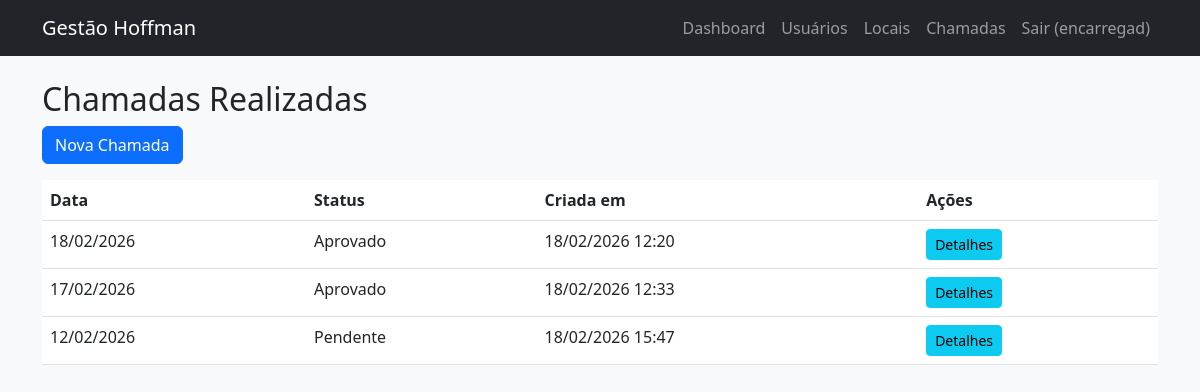
Before: /encarregado/chamadas/ (signed in) with the older database file.
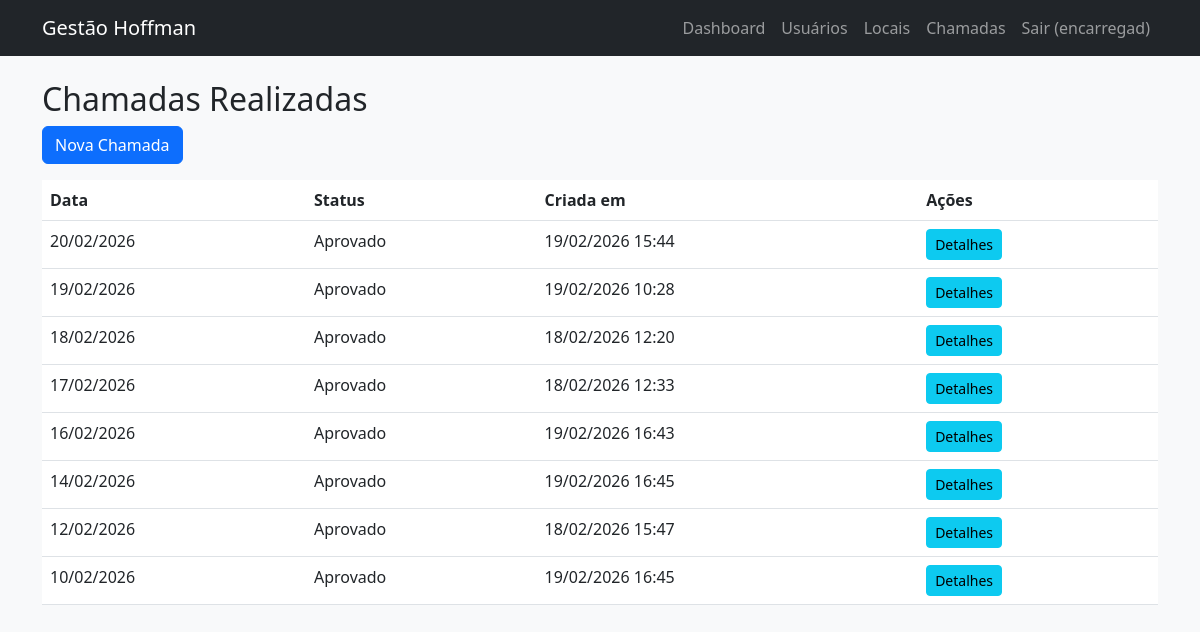
After: the same page with the newer database file.
### gestao/models.py (models this page shows, shortened)
class User(AbstractUser):
    ROLE_CHOICES = (
        ('gestor', 'Gestor'),
        ('gerente', 'Gerente'),
        ('encarregado', 'Encarregado'),
        ('usuario', 'Usuário'),
        ('administrador', 'Administrador'),
    )
    role = models.CharField(max_length=20, choices=ROLE_CHOICES, default='usuario')
    cpf = models.CharField(max_length=14, unique=True, null=True, blank=True)
    telefone = models.CharField(max_length=20, blank=True)
    endereco = models.TextField(blank=True)
    aprovado = models.BooleanField(default=False)  # apenas para usuários
    aprovado_por = models.ForeignKey('self', on_delete=models.SET_NULL, null=True, blank=True, related_name='aprovados')
    aprovado_em = models.DateTimeField(null=True, blank=True)
    pix = models.CharField(max_length=50, blank=True)

class Chamada(models.Model):
    STATUS_CHOICES = (
        ('pendente', 'Pendente'),
        ('aprovado', 'Aprovado'),
        ('rejeitado', 'Rejeitado'),
    )
    data = models.DateField()
    encarregado = models.ForeignKey(User, on_delete=models.CASCADE, related_name='chamadas_criadas')
    criado_em = models.DateTimeField(auto_now_add=True)
    aprovado_por = models.ForeignKey(User, on_delete=models.SET_NULL, null=True, blank=True, related_name='chamadas_aprovadas')
    aprovado_em = models.DateTimeField(null=True, blank=True)
    status = models.CharField(max_length=20, choices=STATUS_CHOICES, default='pendente')
    class Meta:
        unique_together = ['data', 'encarregado']  # um encarregado só pode ter uma chamada por dia

### gestao/views/Vencarregado.py (the view)
# urls.py: path('encarregado/chamadas/', chamada_list, name='chamada_list'),
@login_required
@role_required('encarregado')
def chamada_list(request):
    chamadas = Chamada.objects.filter(encarregado=request.user).order_by('-data')
    return render(request, 'encarregado/chamada_list.html', {'chamadas': chamadas})

### templates/encarregado/chamada_list.html
{% extends "base.html" %}
{% block content %}
<h2>Chamadas Realizadas</h2>
<a href="{% url 'chamada_create' %}" class="btn btn-primary mb-3">Nova Chamada</a>
<table class="table">
    <thead>
        <tr>
            <th>Data</th>
            <th>Status</th>
            <th>Criada em</th>
            <th>Ações</th>
        </tr>
    </thead>
    <tbody>
        {% for chamada in chamadas %}
        <tr>
            <td>{{ chamada.data|date:"d/m/Y" }}</td>
            <td>{{ chamada.get_status_display }}</td>
            <td>{{ chamada.criado_em|date:"d/m/Y H:i" }}</td>
            <td><a href="{% url 'chamada_detail' chamada.id %}" class="btn btn-sm btn-info">Detalhes</a></td>
        </tr>
        {% empty %}
        <tr><td colspan="4">Nenhuma chamada encontrada.</td></tr>
        {% endfor %}
    </tbody>
</table>
{% endblock %}

### templates/base.html (shortened to what this page needs)
<!DOCTYPE html>
<html lang="pt-br">
<head>
    <link href="https://cdn.jsdelivr.net/npm/bootstrap@5.3.0/dist/css/bootstrap.min.css" rel="stylesheet">
    <link rel="stylesheet" href="/static/css/style.css">
</head>
<body>
    <nav class="navbar navbar-expand-lg navbar-dark bg-dark">
        <div class="container">
            <a class="navbar-brand" href="{% url 'index' %}">Gestão Hoffman</a>
            <div class="collapse navbar-collapse" id="navbarNav">
                <ul class="navbar-nav ms-auto">
                    {% if user.is_authenticated %}
                        <li class="nav-item">
                            <a class="nav-link" href="{% url 'dashboard' %}">Dashboard</a>
                        </li>
                        {% if user.role == 'encarregado' %}
                            <li class="nav-item"><a class="nav-link" href="{% url 'usuario_list' %}">Usuários</a></li>
                            <li class="nav-item"><a class="nav-link" href="{% url 'local_list' %}">Locais</a></li>
                            <li class="nav-item"><a class="nav-link" href="{% url 'chamada_list' %}">Chamadas</a></li>
                        {% endif %}
                        <li class="nav-item">
                            <a class="nav-link" href="{% url 'logout' %}">Sair ({{ user.first_name|default:user.username }})</a>
                        </li>
                    {% else %}
                        <li class="nav-item"><a class="nav-link" href="{% url 'login' %}">Login</a></li>
                        <li class="nav-item"><a class="nav-link" href="{% url 'register' %}">Registrar</a></li>
                    {% endif %}
                </ul>
            </div>
        </div>
    </nav>
    <main class="container mt-4">
        {% block content %}{% endblock %}
    </main>
</body>
</html>

### static/css/style.css (style rules this page uses)
body { background-color: #f8f9fa; }
.navbar { margin-bottom: 20px; }

Changed rows visible on the page:
added Chamada: data "20/02/2026", status "Aprovado", criado_em "19/02/2026 15:44"
added Chamada: data "19/02/2026", status "Aprovado", criado_em "19/02/2026 10:28"
added Chamada: data "16/02/2026", status "Aprovado", criado_em "19/02/2026 16:43"
added Chamada: data "14/02/2026", status "Aprovado", criado_em "19/02/2026 16:45"
changed Chamada (number 7 of 8 on the later page): status "Pendente" → "Aprovado"
added Chamada: data "10/02/2026", status "Aprovado", criado_em "19/02/2026 16:45"
